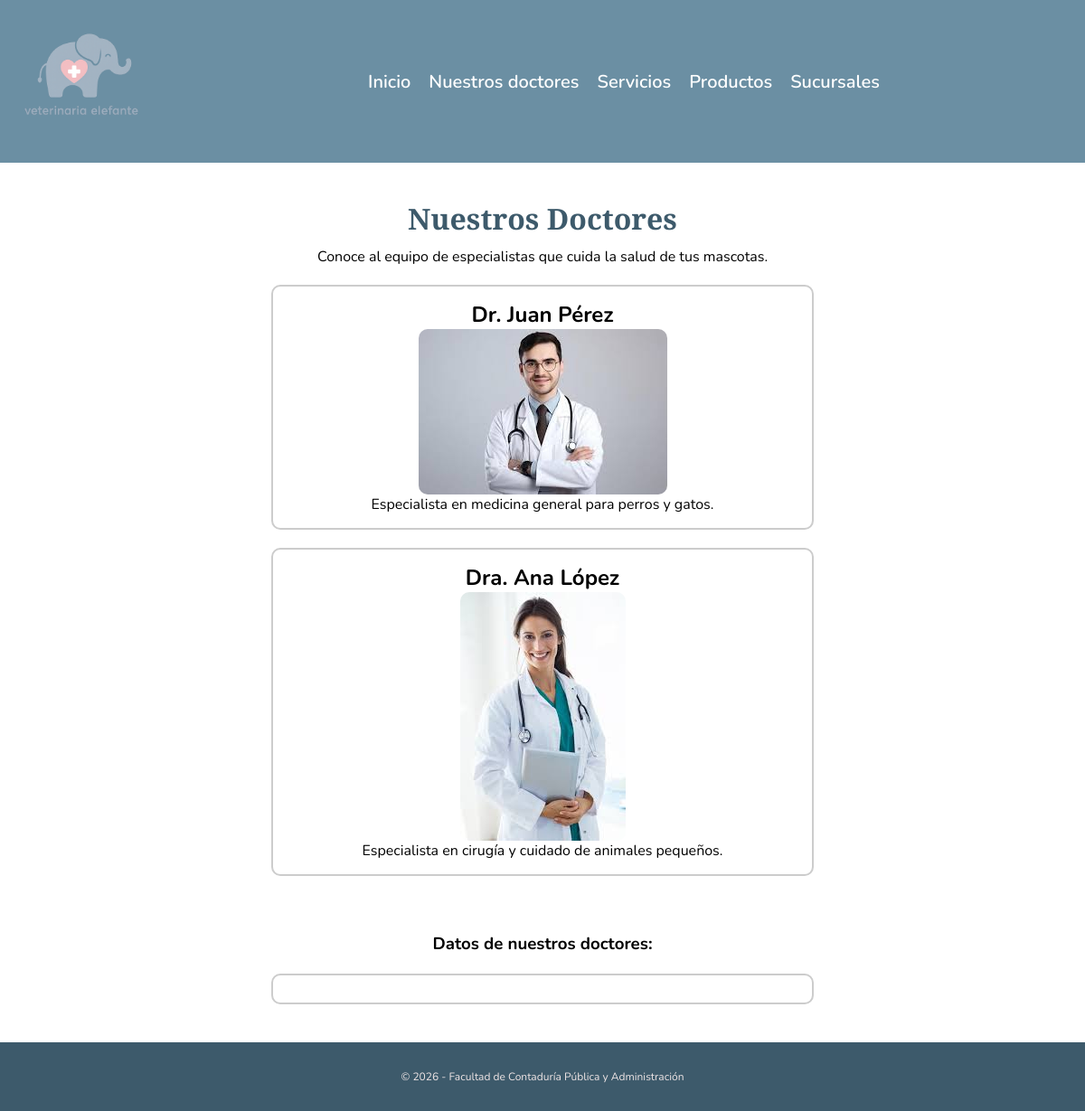
/doctores/, run on an earlier commit of the app's database.
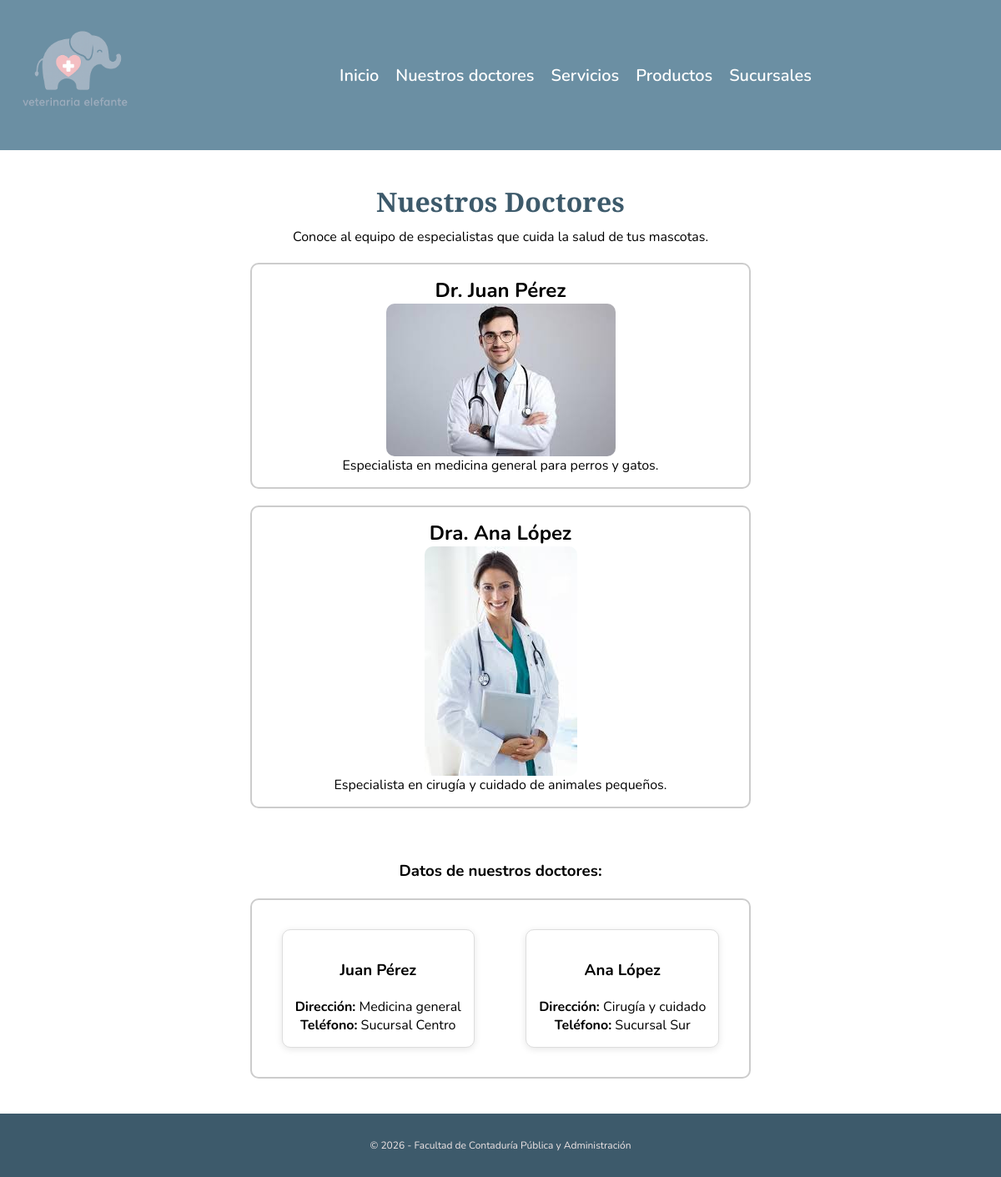
And on a later commit of the database.
### gestion/models.py (models this page shows, shortened)
class Doctor(models.Model):
    nombre = models.CharField(max_length=100)
    especialidad = models.CharField(max_length=100)
    sucursal = models.ForeignKey(Sucursal, on_delete=models.CASCADE)
    class Meta:
        verbose_name = "Doctor"
        verbose_name_plural = "Doctores"

class Sucursal(models.Model):
    nombre = models.CharField(max_length=100)
    direccion = models.CharField(max_length=200)
    telefono = models.CharField(max_length=15)
    def __str__(self): return self.nombre
    class Meta:
        verbose_name = "Sucursal"
        verbose_name_plural = "Sucursales"

### gestion/views.py (the view)
# urls.py: path('doctores/', views.doctores, name='doctores'),
def doctores(request):
    doctores = Doctor.objects.all()
    return render(request, 'doctores.html', {'doctores': doctores})

### templates/doctores.html (shortened to what this page needs)
{% load static %}
<!doctype html>
<html lang="es">
  <head>
    <link rel="stylesheet" href="{% static 'css/estilos.css' %}" />
</head>
  <body class="pagina-doctores">
    <header class="navbar">
      <img
        src="{% static 'imagenes/LOGO.png' %}"
        alt="Logo Elefante Veterinaria"/>
      <nav>
        <a href="{% url 'index' %}">Inicio</a>
        <a href="{% url 'doctores' %}">Nuestros doctores</a>
        <a href="{% url 'servicios' %}">Servicios</a>
        <a href="{% url 'productos' %}">Productos</a>
        <a href="{% url 'sucursales' %}">Sucursales</a>
      </nav>
    </header>
    <h1>Nuestros Doctores</h1>
    <p>Conoce al equipo de especialistas que cuida la salud de tus mascotas.</p>
    <div>
        <h2>Dr. Juan Pérez</h2>
        <img src="{% static 'imagenes/doctor1.jpg' %}" alt="Doctor veterinario">
        <p>Especialista en medicina general para perros y gatos.</p>
    </div>
    <div>
        <h2>Dra. Ana López</h2>
        <img src="{% static 'imagenes/doctor2.jpg' %}" alt="Doctora veterinaria">
        <p>Especialista en cirugía y cuidado de animales pequeños.</p>
    </div>
    <br>
    <h3>Datos de nuestros doctores:</h3>
    <div class="doctores">
        {% for a in doctores %}
            <div>
                <h3>{{ a.nombre }}</h3>
                <p><strong>Dirección:</strong> {{ a.especialidad }}</p>
                <p><strong>Teléfono:</strong> {{ a.sucursal }}</p>
            </div>
        {% endfor %}
    </div>
    <br>
    <footer>
      <p>&copy; 2026 - Facultad de Contaduría Pública y Administración</p>
    </footer>
  </body>
</html>

### static/css/estilos.css (style rules this page uses)
* { margin: 0; padding: 0; box-sizing: border-box; }
body { font-family: 'Nunito', sans-serif; background-color: #ffffff; margin: 0; padding: 0; }
h1 { font-family: 'Playfair Display', serif; text-align: center; color: #333; margin-top: 40px; }
h2, h3 { font-family: 'Nunito', sans-serif; }
a { display: inline-block; margin-top: 20px; text-decoration: none; color: #007BFF; transition: text-decoration 0.2s; }
.navbar { display: flex; align-items: center; background-color: #6b8fa3; padding: 0px; }
.navbar img { width: 180px; }
.navbar nav { display: flex; gap: 20px; flex: 1; justify-content: center; }
.navbar nav a { font-family: 'Nunito', sans-serif; font-size: 20px; font-weight: 600; color: #ffffff; text-decoration: none; margin-top: 0; }
footer { display: flex; justify-content: center; align-items: center; gap: 50px; padding: 30px; background-color: #3d5a6b; }
footer p { font-family: 'Nunito', sans-serif; font-size: 12px; color: #f0e6e6; }
.pagina-doctores { background-color: #ffffff; }
.pagina-doctores h1 { color: #3d5a6b; }
.pagina-doctores > p { text-align: center; margin-top: 10px; }
.pagina-doctores div { border: 2px solid #ccc; margin: 20px auto; padding: 15px; border-radius: 10px; background-color: white; text-align: center; max-width: 600px; }
.pagina-doctores img { border-radius: 10px; display: block; margin: 0 auto; }
.doctores { display: flex; flex-wrap: wrap; justify-content: center; gap: 20px; margin-top: 10px; border: none; max-width: 100%; background-color: transparent; }
.doctores div { text-align: center; max-width: 280px; border: 1px solid #ddd; border-radius: 10px; padding: 15px; background-color: white; box-shadow: 0 2px 8px rgba(0,0,0,0.1); }
.pagina-doctores h3 { text-align: center; margin: 20px; }

What changed in the data, as far as the page shows it:
added Doctor: nombre "Juan Pérez", especialidad "Medicina general", sucursal "Sucursal Centro"
added Doctor: nombre "Ana López", especialidad "Cirugía y cuidado", sucursal "Sucursal Sur"
